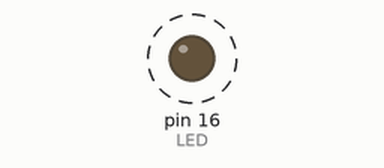
Recording of a program running on a simulated Arduino Uno, built with avr-gcc and run on an emulated ATmega328P. Shown: output pins drawn as LEDs (lit = HIGH). Dashed ring = blinking. What the program prints to the serial monitor is not drawn.

Above: at 0.5 s.
Timing chart, 0 to 4.6 s (numbered marks = the images above):
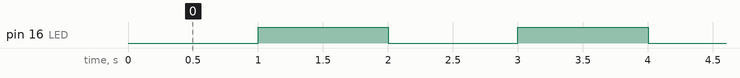

The program:

main.cpp
```cpp
#include <Arduino.h>

#define LED 16
unsigned long Mytime;
#define interruptpin 0
void  pin_interrupt();
void setup() {
  // put your setup code here, to run once:
Serial.begin(9600);
pinMode(LED,OUTPUT);
 attachInterrupt(digitalPinToInterrupt(interruptpin), pin_interrupt, FALLING);
}


void loop() {
  // put your main code here, to run repeatedly:
  Mytime=millis();
  while(millis()<Mytime+1000){}
  digitalWrite(LED,HIGH);
  Serial.println("PUT ON");
  Mytime=millis();
  while(millis()<Mytime+1000){}
  Serial.println("PUT OFF");
  digitalWrite(LED,LOW);


}

void pin_interrupt (){

Serial.println("PULSADO");

}
```

Measured:
- by itself, pin 16 (LED): alternates HIGH for 1.0 s and LOW for 1.0 s
